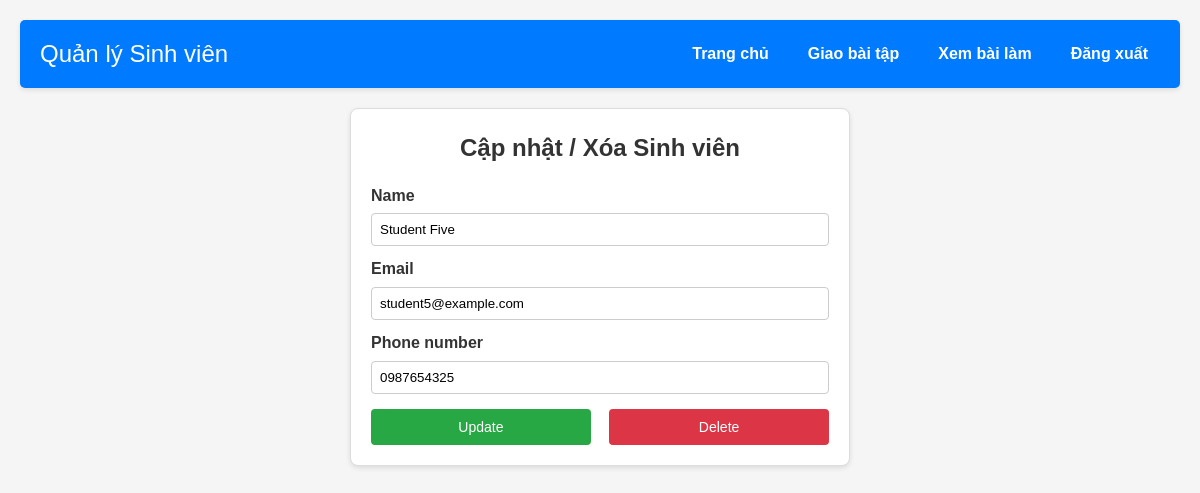
/teacher_edit_student.php?student_id=10 (signed in), run on the app's committed database.
### tables this page shows
CREATE TABLE users (
  id INT AUTO_INCREMENT PRIMARY KEY,
  username VARCHAR(50) NOT NULL UNIQUE,
  password VARCHAR(255) NOT NULL,
  full_name VARCHAR(100) NOT NULL,
  email VARCHAR(100),
  phone VARCHAR(20),
  role ENUM('teacher', 'student') NOT NULL,
  avatar VARCHAR(255),
  created_at TIMESTAMP DEFAULT CURRENT_TIMESTAMP
);

### teacher_edit_student.php (the view, shortened to what this page needs)
<?php
include('config.php');
$student_id_param = '';
if (isset($_GET['student_id'])) {
    $student_id_param = intval($_GET['student_id']);
}
$sql = "SELECT full_name, email, phone from users WHERE role='student' and id=$student_id_param";
$res = $conn->query($sql);
$row = $res->fetch_assoc();
?>
<!DOCTYPE html>
<html lang="vi">
<head>
    <link rel="stylesheet" href="public/style.css">
</head>
<body>
<div class="container">
    <header>
        <h1>Quản lý Sinh viên</h1>
        <nav>
            <ul>
                <li><a href="index.php">Trang chủ</a></li>
                <li><a href="teacher_assignment_upload.php">Giao bài tập</a></li>
                <li><a href="teacher_view_submissions.php">Xem bài làm</a></li>
                <li><a href="logout.php">Đăng xuất</a></li>
            </ul>
        </nav>
    </header>
    <div class="edit-form">
        <h2>Cập nhật / Xóa Sinh viên</h2>
        <form method="post">
            <label for="name">Name</label>
            <input type="name" name="name" id="name" value="<?php echo $row['full_name'] ?>" required>
            <label for="email">Email</label>
            <input type="email" name="email" id="email" value="<?php echo $row['email'] ?>" required>
            <label for="phone">Phone number</label>
            <input type="text" name="phone" id="phone" value="<?php echo $row['phone'] ?>" required>
            <div class="button-group">
                <input class="update-btn" type="submit" name="update" value="Update">
                <input class="delete-btn" type="submit" name="delete" value="Delete">
            </div>
        </form>
    </div>
</div>
</body>
</html>

### public/style.css (style rules this page uses)
* { margin: 0; padding: 0; box-sizing: border-box; font-family: Arial, sans-serif; }
body { background-color: #f5f5f5; color: #333; line-height: 1.6; }
.container { max-width: 1200px; margin: 0 auto; padding: 20px; }
header { background: #007bff; color: #fff; padding: 15px 20px; border-radius: 5px; display: flex; justify-content: space-between; align-items: center; box-shadow: 0 2px 5px rgba(0,0,0,0.1); margin-bottom: 20px; }
header h1 { font-size: 24px; font-weight: normal; margin-right: 20px; }
nav ul { list-style: none; display: flex; gap: 15px; }
nav ul li { margin: 0; }
nav ul li a { color: #fff; text-decoration: none; font-weight: bold; padding: 8px 12px; border-radius: 4px; transition: background 0.3s; }

### teacher_edit_student.php (style rules this page uses)
.edit-form { max-width: 500px; margin: 20px auto; background: #fff; border: 1px solid #ddd; border-radius: 8px; padding: 20px; box-shadow: 0 2px 5px rgba(0,0,0,0.1); }
.edit-form h2 { text-align: center; margin-bottom: 15px; }
.edit-form label { display: block; margin-top: 10px; font-weight: bold; }
.edit-form input[type="text"], .edit-form input[type="email"], .edit-form input[type="name"] { width: 100%; padding: 8px; margin-top: 5px; border: 1px solid #ccc; border-radius: 4px; }
.edit-form .button-group { display: flex; justify-content: space-between; margin-top: 15px; }
.edit-form input[type="submit"] { width: 48%; padding: 10px; border: none; border-radius: 4px; color: #fff; cursor: pointer; font-size: 14px; transition: background 0.3s; }
.update-btn { background: #28a745; }
.delete-btn { background: #dc3545; }

### data on the page
users: name "Student Five", email "student5@example.com", phone "0987654325"
